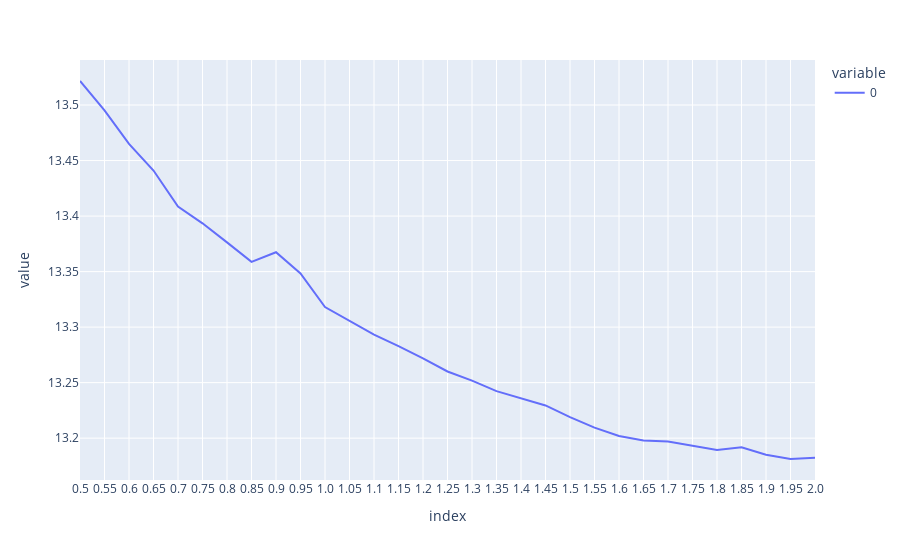

Notebook cell for this chart:
### Code cell
tmp_path = r"H:\all\RL_Shrinkage_2024\ONE_YR\NonLinear_Shrinkage\intensity_of_intensity_data"
all_rawres_LONG_SHORT = pd.read_csv(tmp_path + f"\\all_rawres_p{PF_SIZE}_v2.csv", index_col=0)
px.line(all_rawres_LONG_SHORT.iloc[5040:, :].std() * np.sqrt(252) * 100)

### Figure 1 — Plotly figure (JSON) as saved in the notebook; plotly's stock layout.template omitted (floating-point values rounded to 4 significant figures)
{"data": [{"hovertemplate": "variable=0<br>index=%{x}<br>value=%{y}<extra></extra>", "legendgroup": "0", "line": {"color": "#636efa", "dash": "solid"}, "marker": {"symbol": "circle"}, "mode": "lines", "name": "0", "orientation": "v", "showlegend": true, "type": "scatter", "x": ["0.5", "0.55", "0.6", "0.65", "0.7", "0.75", "0.8", "0.85", "0.9", "0.95", "1.0", "1.05", "1.1", "1.15", "1.2", "1.25", "1.3", "1.35", "1.4", "1.45", "1.5", "1.55", "1.6", "1.65", "1.7", "1.75", "1.8", "1.85", "1.9", "1.95", "2.0"], "xaxis": "x", "y": [13.52, 13.5, 13.46, 13.44, 13.41, 13.39, 13.38, 13.36, 13.37, 13.35, 13.32, 13.31, 13.29, 13.28, 13.27, 13.26, 13.25, 13.24, 13.24, 13.23, 13.22, 13.21, 13.2, 13.2, 13.2, 13.19, 13.19, 13.19, 13.18, 13.18, 13.18], "yaxis": "y"}], "layout": {"legend": {"title": {"text": "variable"}, "tracegroupgap": 0}, "margin": {"t": 60}, "xaxis": {"anchor": "y", "domain": [0, 1], "title": {"text": "index"}}, "yaxis": {"anchor": "x", "domain": [0, 1], "title": {"text": "value"}}}}
